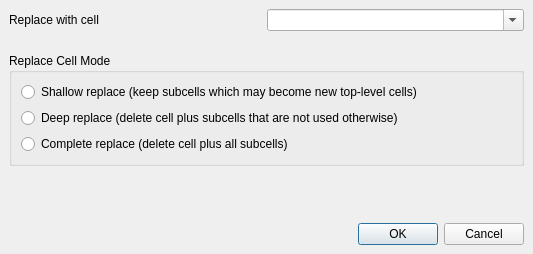
<ui version="4.0" >
 <class>ReplaceCellOptionsDialog</class>
 <widget class="QDialog" name="ReplaceCellOptionsDialog" >
  <property name="geometry" >
   <rect>
    <x>0</x>
    <y>0</y>
    <width>533</width>
    <height>254</height>
   </rect>
  </property>
  <property name="windowTitle" >
   <string>Replace Mode</string>
  </property>
  <layout class="QVBoxLayout" >
   <property name="margin" >
    <number>9</number>
   </property>
   <property name="spacing" >
    <number>6</number>
   </property>
   <item>
    <widget class="QFrame" name="frame" >
     <property name="frameShape" >
      <enum>QFrame::NoFrame</enum>
     </property>
     <property name="frameShadow" >
      <enum>QFrame::Raised</enum>
     </property>
     <layout class="QHBoxLayout" >
      <property name="margin" >
       <number>0</number>
      </property>
      <property name="spacing" >
       <number>0</number>
      </property>
      <item>
       <widget class="QLabel" name="label" >
        <property name="text" >
         <string>Replace with cell</string>
        </property>
       </widget>
      </item>
      <item>
       <widget class="QComboBox" name="cell_selection_cbx" >
        <property name="editable" >
         <bool>true</bool>
        </property>
       </widget>
      </item>
     </layout>
    </widget>
   </item>
   <item>
    <spacer>
     <property name="orientation" >
      <enum>Qt::Vertical</enum>
     </property>
     <property name="sizeType" >
      <enum>QSizePolicy::Fixed</enum>
     </property>
     <property name="sizeHint" >
      <size>
       <width>427</width>
       <height>16</height>
      </size>
     </property>
    </spacer>
   </item>
   <item>
    <widget class="QGroupBox" name="groupBox" >
     <property name="title" >
      <string>Replace Cell Mode</string>
     </property>
     <layout class="QVBoxLayout" >
      <property name="margin" >
       <number>9</number>
      </property>
      <property name="spacing" >
       <number>6</number>
      </property>
      <item>
       <widget class="QRadioButton" name="shallow_rb" >
        <property name="text" >
         <string>Shallow replace (keep subcells which may become new top-level cells)</string>
        </property>
       </widget>
      </item>
      <item>
       <widget class="QRadioButton" name="deep_rb" >
        <property name="text" >
         <string>Deep replace (delete cell plus subcells that are not used otherwise)</string>
        </property>
       </widget>
      </item>
      <item>
       <widget class="QRadioButton" name="full_rb" >
        <property name="text" >
         <string>Complete replace (delete cell plus all subcells)</string>
        </property>
       </widget>
      </item>
     </layout>
    </widget>
   </item>
   <item>
    <spacer>
     <property name="orientation" >
      <enum>Qt::Vertical</enum>
     </property>
     <property name="sizeHint" >
      <size>
       <width>20</width>
       <height>40</height>
      </size>
     </property>
    </spacer>
   </item>
   <item>
    <widget class="QDialogButtonBox" name="buttonBox" >
     <property name="orientation" >
      <enum>Qt::Horizontal</enum>
     </property>
     <property name="standardButtons" >
      <set>QDialogButtonBox::Cancel|QDialogButtonBox::NoButton|QDialogButtonBox::Ok</set>
     </property>
    </widget>
   </item>
  </layout>
 </widget>
 <resources/>
 <connections>
  <connection>
   <sender>buttonBox</sender>
   <signal>accepted()</signal>
   <receiver>ReplaceCellOptionsDialog</receiver>
   <slot>accept()</slot>
   <hints>
    <hint type="sourcelabel" >
     <x>248</x>
     <y>254</y>
    </hint>
    <hint type="destinationlabel" >
     <x>157</x>
     <y>274</y>
    </hint>
   </hints>
  </connection>
  <connection>
   <sender>buttonBox</sender>
   <signal>rejected()</signal>
   <receiver>ReplaceCellOptionsDialog</receiver>
   <slot>reject()</slot>
   <hints>
    <hint type="sourcelabel" >
     <x>316</x>
     <y>260</y>
    </hint>
    <hint type="destinationlabel" >
     <x>286</x>
     <y>274</y>
    </hint>
   </hints>
  </connection>
 </connections>
</ui>
